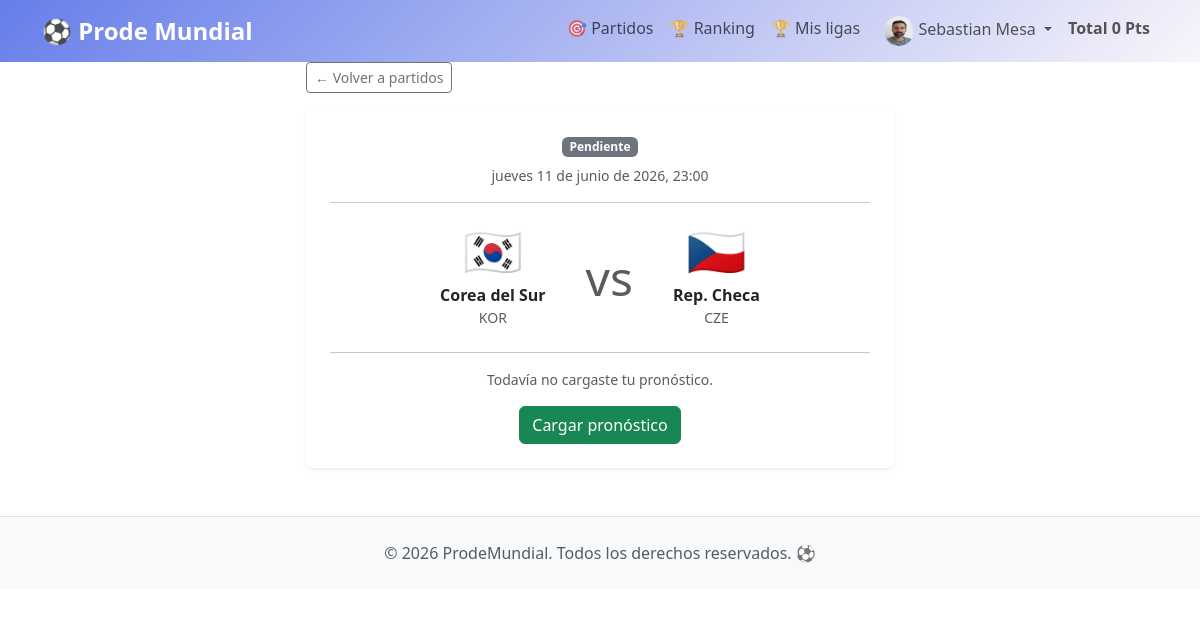
Page /matches/218/ (signed in) on the committed database.
### apps/accounts/models.py (models this page shows, shortened)
class UserProfile(models.Model):
    user = models.OneToOneField(User, on_delete=models.CASCADE, related_name='profile')
    avatar = models.ImageField(upload_to='avatars/', null=True, blank=True)
    created_at = models.DateTimeField(auto_now_add=True)
    class Meta:
        verbose_name = 'Perfil'
        verbose_name_plural = 'Perfiles'

### apps/matches/models.py (models this page shows, shortened)
class Match(models.Model):
    class Status(models.TextChoices):
        PENDING     = 'PENDING',     'Pendiente'
        IN_PROGRESS = 'IN_PROGRESS', 'En juego'
        FINISHED    = 'FINISHED',    'Finalizado'
    home_team    = models.ForeignKey(Team, on_delete=models.PROTECT, related_name='home_matches', verbose_name='Local')
    away_team    = models.ForeignKey(Team, on_delete=models.PROTECT, related_name='away_matches', verbose_name='Visitante')
    kickoff_time = models.DateTimeField(verbose_name='Fecha y hora')
    home_score   = models.PositiveSmallIntegerField(null=True, blank=True, verbose_name='Goles local')
    away_score   = models.PositiveSmallIntegerField(null=True, blank=True, verbose_name='Goles visitante')
    status       = models.CharField(max_length=15, choices=Status.choices, default=Status.PENDING, verbose_name='Estado')
    class Meta:
        verbose_name = 'Partido'
        verbose_name_plural = 'Partidos'
        ordering = ['kickoff_time']
    def __str__(self):
        return f'{self.home_team} vs {self.away_team} — {self.kickoff_time:%d/%m/%Y %H:%M}'
    @property
    def is_locked(self):
        from django.conf import settings
        lock_minutes = getattr(settings, 'PREDICTION_LOCK_MINUTES', 10)
        delta = self.kickoff_time - timezone.now()
        return delta.total_seconds() < lock_minutes * 60

class Team(models.Model):
    name = models.CharField(max_length=100, verbose_name='Nombre')
    code = models.CharField(max_length=3, unique=True, verbose_name='Código')
    flag = models.CharField(max_length=10, blank=True, verbose_name='Emoji bandera')
    class Meta:
        verbose_name = 'Equipo'
        verbose_name_plural = 'Equipos'
        ordering = ['name']
    def __str__(self):
        return f'{self.flag} {self.name}'.strip()

### apps/matches/views.py (the view)
# urls.py: path('<int:pk>/', MatchDetailView.as_view(), name='detail'),
class MatchDetailView(DetailView):
    model = Match
    template_name = 'matches/detail.html'
    context_object_name = 'match'
    def get_queryset(self):
        return Match.objects.select_related('home_team', 'away_team')
    def get_context_data(self, **kwargs):
        context = super().get_context_data(**kwargs)
        if self.request.user.is_authenticated:
            from apps.predictions.models import Prediction
            context['user_prediction'] = (
                Prediction.objects
                .filter(user=self.request.user, match=self.object)
                .first()
            )
        else:
            context['user_prediction'] = None
        return context

### apps/accounts/context_processors.py (called while the page is built)
def user_points(request):
    if request.user.is_authenticated:
        from apps.predictions.models import Prediction
        total = Prediction.objects.filter(
            user=request.user
        ).aggregate(total=Sum('points'))['total'] or 0
        return {'user_total_points': total}
    return {'user_total_points': 0}

### templates/matches/detail.html (shortened to what this page needs)
{% extends "base.html" %}
{% block content %}
<div class="row justify-content-center">
  <div class="col-md-8 col-lg-6">
    <a href="{% url 'matches:list' %}" class="btn btn-sm btn-outline-secondary mb-3">
      ← Volver a partidos
    </a>
    <div class="card shadow-sm">
      <div class="card-body p-4">
        <div class="text-center mb-3">
          <span class="badge
            {% if match.status == 'PENDING' %}bg-secondary
            {% elif match.status == 'IN_PROGRESS' %}bg-warning text-dark
            {% else %}bg-success
            {% endif %} mb-2">
            {{ match.get_status_display }}
          </span>
          <p class="text-muted small mb-0">
            {{ match.kickoff_time|date:"l d \d\e F \d\e Y, H:i" }}
          </p>
        </div>
        <hr>
        <div class="d-flex align-items-center justify-content-center gap-4 my-4">
          <div class="text-center">
            <div class="display-5 lh-1">{{ match.home_team.flag }}</div>
            <div class="fw-bold mt-2">{{ match.home_team.name }}</div>
            <div class="text-muted small">{{ match.home_team.code }}</div>
          </div>
          <div class="text-center px-3">
            {% if match.status == 'FINISHED' %}
              <div class="display-4 fw-bold">
                {{ match.home_score }} — {{ match.away_score }}
              </div>
              <div class="text-muted small">Resultado final</div>
            {% elif match.status == 'IN_PROGRESS' %}
              <div class="display-4 fw-bold text-warning">
                {{ match.home_score|default:"0" }} — {{ match.away_score|default:"0" }}
              </div>
              <div class="text-warning small">● En juego</div>
            {% else %}
              <div class="display-5 text-muted">vs</div>
            {% endif %}
          </div>
          <div class="text-center">
            <div class="display-5 lh-1">{{ match.away_team.flag }}</div>
            <div class="fw-bold mt-2">{{ match.away_team.name }}</div>
            <div class="text-muted small">{{ match.away_team.code }}</div>
          </div>
        </div>
        <hr>
        <div class="mt-3">
          {% if user.is_authenticated %}
            {% if user_prediction %}
              <h2 class="h6 text-muted text-center mb-3">Tu pronóstico</h2>
              <div class="text-center mb-3">
                <span class="fs-3 fw-bold">
                  {{ user_prediction.home_goals }} — {{ user_prediction.away_goals }}
                </span>
              </div>
              {% if match.status == 'FINISHED' %}
                <div class="text-center">
                  {% if user_prediction.is_exact %}
                    <span class="badge bg-success fs-6">
                      ★ Resultado exacto — {{ user_prediction.points }} pts
                    </span>
                  {% elif user_prediction.is_winner %}
                    <span class="badge bg-primary fs-6">
                      ✓ Ganador acertado — {{ user_prediction.points }} pts
                    </span>
                  {% else %}
                    <span class="badge bg-secondary fs-6">
                      Sin puntos
                    </span>
                  {% endif %}
                </div>
              {% endif %}
              {% if not match.is_locked %}
                <div class="text-center mt-3">
                  <a href="{% url 'predictions:edit' user_prediction.pk %}"
                     class="btn btn-outline-success btn-sm">
                    Modificar pronóstico
                  </a>
                </div>
              {% elif match.status == 'PENDING' %}
                <p class="text-muted text-center small mt-3">
                  El partido comienza pronto. Ya no podés modificar tu pronóstico.
                </p>
              {% endif %}
            {% else %}
              {% if not match.is_locked %}
                <div class="text-center">
                  <p class="text-muted small mb-3">Todavía no cargaste tu pronóstico.</p>
                  <a href="{% url 'predictions:create' match.pk %}"
                     class="btn btn-success">
                    Cargar pronóstico
                  </a>
                </div>
              {% else %}
                <p class="text-muted text-center small">
                  El tiempo para pronosticar este partido ha cerrado.
                </p>
              {% endif %}
            {% endif %}
          {% else %}
            <p class="text-center">
              <a href="{% url 'accounts:login' %}">Iniciá sesión</a>
              para ver o cargar tu pronóstico.
            </p>
          {% endif %}
        </div>
      </div>
    </div>
  </div>
</div>
{% endblock %}

### templates/base.html (shortened to what this page needs)
<!DOCTYPE html>
<html lang="es">
<head>
    {% load static %}
    <link href="https://cdn.jsdelivr.net/npm/bootstrap@5.3.0/dist/css/bootstrap.min.css" rel="stylesheet">
    <link rel="stylesheet" href="{% static 'css/prode.css' %}">
</head>
<body>
    <nav class="navbar navbar-expand-lg navbar-ligth navbars" >
        <div class="container">
            <a class="navbar-brand text-white" href="{% url 'home' %}">
                ⚽ Prode Mundial
            </a>
            <div class="collapse navbar-collapse" id="navbarNav">
                <ul class="navbar-nav ms-auto">
                    <li class="nav-item">
                        <a class="nav-link" href="{% url 'matches:list' %}">🎯 Partidos</a>
                    </li>
                    {% if user.is_authenticated %}
                        <li class="nav-item">
                            <a class="nav-link" href="{% url 'predictions:ranking' %}">🏆 Ranking</a>
                        </li>
                        <li class="nav-item">
                            <a class="nav-link" href="{% url 'leagues:my_leagues' %}">🏆 Mis ligas</a>
                        </li>
                        <li class="nav-item dropdown">
                            <a class="nav-link dropdown-toggle" href="#" id="userDropdown" role="button" data-bs-toggle="dropdown">
                                {% if user.profile.avatar %}
                                    <img src="{{ user.profile.avatar.url }}"
                                        alt="{{ user.username }}"
                                        class="rounded-circle ms-2"
                                        style="width: 30px; height: 30px;">
                                {% else %}
                                    👤
                                {% endif %}
                                {{ user.get_full_name|default:user.username }}
                            </a>
                        </li>
                        <li class="nav-link"><strong>Total {{ user_total_points|default:0 }} Pts</strong></li>
                    {% endif %}
                </ul>
            </div>
        </div>
    </nav>
    <main>
        {% block content %}{% endblock %}
    </main>
    <footer class="py-4 mt-5">
        <div class="container text-center text-muted">
            <p class="mb-0">© 2026 ProdeMundial. Todos los derechos reservados. ⚽</p>
        </div>
    </footer>
</body>
</html>

### static/css/prode.css (style rules this page uses)
:root { --primary-color: #667eea; --secondary-color: #f8f5fa; --black-color: #000000; }
body { font-family: 'Segoe UI', Tahoma, Geneva, Verdana, sans-serif; }
.navbar { background: linear-gradient(135deg, var(--primary-color) 0%, var(--secondary-color) 100%) !important; }
.navbar-brand { font-weight: bold; font-size: 1.5rem; }
.card { border: none; box-shadow: 0 4px 6px rgba(0, 0, 0, 0.1); transition: transform 0.3s, box-shadow 0.3s; }
.badge { font-weight: 600; }
footer { background-color: #f8f9fa; border-top: 1px solid #dee2e6; margin-top: 5rem; }

### rows in the picture
Match: status "Pendiente", kickoff_time "jueves 11 de junio de 2026, 23:00", home_team.flag "🇰🇷", home_team.name "Corea del Sur", home_team.code "KOR", away_team.flag "🇨🇿", away_team.name "Rep. Checa", away_team.code "CZE"

### other values in the picture
{{ user.get_full_name|default:user.username }} "Sebastian Mesa"
{{ user_total_points|default:0 }} "0"
